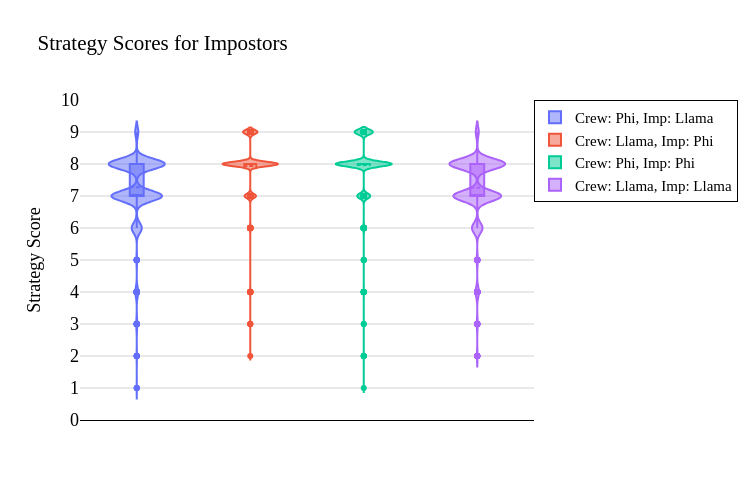

Write notebook code for a chart like this one.
### Code cell
# plot distribution of strategy_score for player_identity Impostor for each experiment

fig = go.Figure()

for i, summary_df in enumerate(summary_dfs):
    fig.add_trace(go.Violin(
        x=[DESCRIPTIONS[i]] * len(summary_df),
        y=np.sort(np.array(summary_df[summary_df["player_identity"] == "Impostor"]["strategy_score"], dtype=np.float64)),
        name=DESCRIPTIONS[i],
        box_visible=True,
        meanline_visible=True
    ))
    
fig.update_layout(
    title="Strategy Scores for Impostors",
    yaxis_title="Strategy Score",
    xaxis_title="",
    showlegend=True
)

# don't show x-axis labels
fig.update_xaxes(showticklabels=False)


fig.update_layout({'plot_bgcolor': 'rgba(255, 255, 255, 1)',})
# show fine grid lines on both axes on both subplotsß
# fig.update_xaxes(showgrid=True, gridwidth=1, gridcolor='LightGray')
fig.update_yaxes(showgrid=True, gridwidth=1, gridcolor='LightGray')

# legend inside the plot in a box
fig.update_layout(legend=dict(x=1, y=1, traceorder="normal", bgcolor="white", bordercolor="black", borderwidth=1))

# width and height
fig.update_layout(width=750, height=500)

# make y axis start from 0
# fig.update_yaxes(range=[0, 0.6])
fig.update_yaxes(range=[0, 10])

# # ticks on both axes
# fig.update_xaxes(tickmode='linear', tick0=0, dtick=500)
fig.update_yaxes(tickmode='linear', tick0=0, dtick=1)

# everthing latex font (for research paper)
fig.update_layout(font=dict(family='serif', size=15, color='black'))
fig.update_xaxes(title_font=dict(family='serif', size=18, color='black'))
fig.update_yaxes(title_font=dict(family='serif', size=18, color='black'))
fig.update_xaxes(tickfont=dict(family='serif', size=18, color='black'))
fig.update_yaxes(tickfont=dict(family='serif', size=18, color='black'))
fig.update_xaxes(showline=True, linewidth=1, linecolor='black', mirror=False)

fig.show()

### Figure 1 — Plotly figure (JSON) as saved in the notebook; plotly's stock layout.template omitted (floating-point values rounded to 4 significant figures; data arrays with more than 128 entries replaced by an {"elided": "..."} marker saying what was removed)
{"data": [{"box": {"visible": true}, "meanline": {"visible": true}, "name": "Crew: Phi, Imp: Llama", "type": "violin", "x": {"elided": "8701 str values"}, "y": {"elided": "2580 int values"}}, {"box": {"visible": true}, "meanline": {"visible": true}, "name": "Crew: Llama, Imp: Phi", "type": "violin", "x": {"elided": "7911 str values"}, "y": {"elided": "2331 int values"}}, {"box": {"visible": true}, "meanline": {"visible": true}, "name": "Crew: Phi, Imp: Phi", "type": "violin", "x": {"elided": "8574 str values"}, "y": {"elided": "2552 int values"}}, {"box": {"visible": true}, "meanline": {"visible": true}, "name": "Crew: Llama, Imp: Llama", "type": "violin", "x": {"elided": "7782 str values"}, "y": {"elided": "2426 int values"}}], "layout": {"font": {"color": "black", "family": "serif", "size": 15}, "height": 500, "legend": {"bgcolor": "white", "bordercolor": "black", "borderwidth": 1, "traceorder": "normal", "x": 1, "y": 1}, "plot_bgcolor": "rgba(255, 255, 255, 1)", "showlegend": true, "title": {"text": "Strategy Scores for Impostors"}, "width": 750, "xaxis": {"linecolor": "black", "linewidth": 1, "mirror": false, "showline": true, "showticklabels": false, "tickfont": {"color": "black", "family": "serif", "size": 18}, "title": {"font": {"color": "black", "family": "serif", "size": 18}, "text": ""}}, "yaxis": {"dtick": 1, "gridcolor": "LightGray", "gridwidth": 1, "range": [0, 10], "showgrid": true, "tick0": 0, "tickfont": {"color": "black", "family": "serif", "size": 18}, "tickmode": "linear", "title": {"font": {"color": "black", "family": "serif", "size": 18}, "text": "Strategy Score"}}}}
